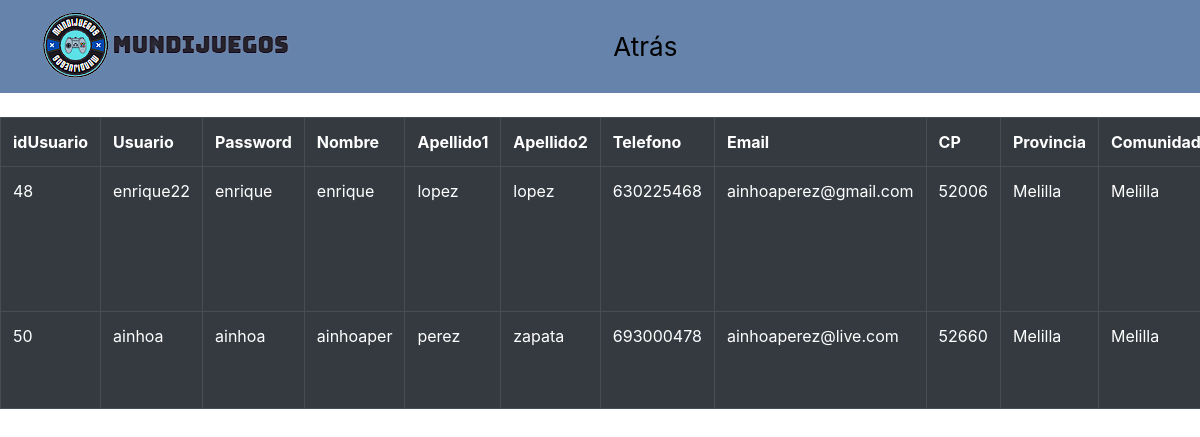
Before: /Codigo/php/panel.php with the older database file.
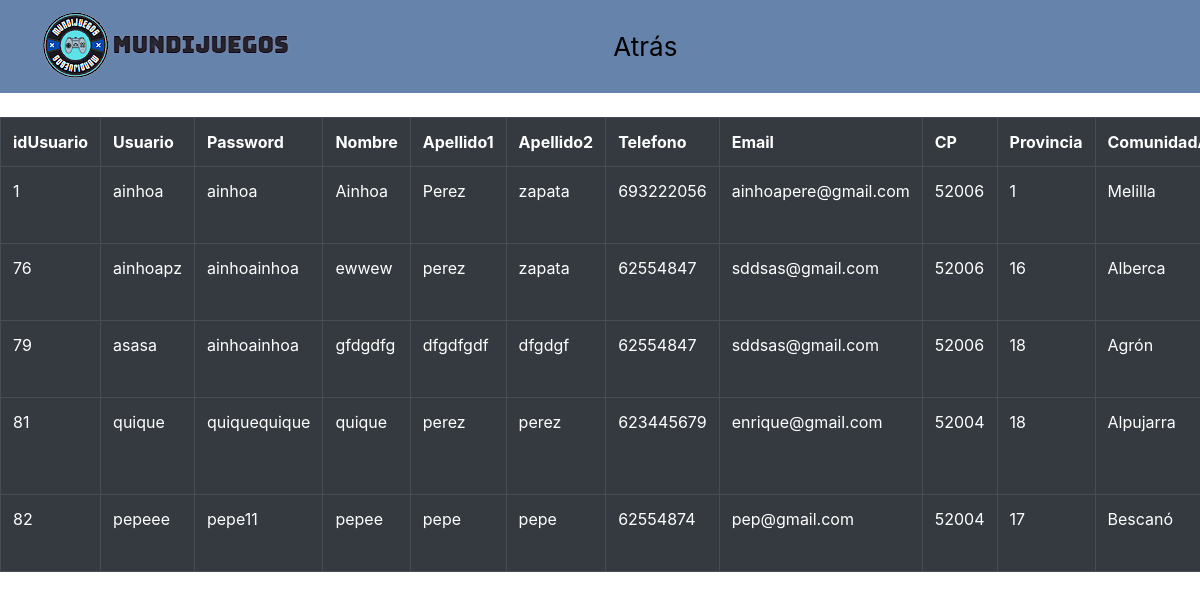
After: the same page with the newer database file.
### tables this page shows
CREATE TABLE `usuario` (
  `idUsuario` int NOT NULL AUTO_INCREMENT,
  `Usuario` varchar(20) NOT NULL COMMENT 'El usuario debe ser único en la Base de Datos. Además debe tener una longitud mínima de 6 caracteres.',
  `Password` varchar(45) NOT NULL COMMENT 'La contraseña no puede ser nula.\nTiene que tener una longitud mínima de 8 caracteres, contener números y algún carácter especial de la siguiente lista (!,@,#,$,%,&,?,¿,*,€)',
  `Nombre` varchar(45) NOT NULL,
  `Apellido1` varchar(45) NOT NULL,
  `Apellido2` varchar(45) NOT NULL,
  `Telefono` varchar(10) NOT NULL COMMENT 'Se comprobará que solo puedan ser teléfonos nacionales',
  `Email` varchar(45) NOT NULL COMMENT 'Se comprobará que es un email válido',
  `CP` varchar(5) NOT NULL,
  `Provincia` varchar(45) NOT NULL COMMENT 'Se comprobará que la provincia introducida concuerda con el CP introducido',
  `ComunidadAutonoma` varchar(45) NOT NULL COMMENT 'Se comprobará que la provincia seleccionada pertenece a la comunidad autónoma correspondiente',
  `Direccion` varchar(45) NOT NULL,
  `Rol` varchar(45) NOT NULL,
  `DNi` varchar(45) NOT NULL,
  `FechaNacimiento` varchar(45) NOT NULL,
  PRIMARY KEY (`idUsuario`),
  UNIQUE KEY `idUsuario_UNIQUE` (`idUsuario`),
  UNIQUE KEY `Usuario_UNIQUE` (`Usuario`)
);

### Codigo/php/BD/DAOUsuarios.php (called while the page is built, shortened)
<?php
        function mostrarUsuario($conexion){
            $consulta = "SELECT * FROM `Usuario`";
            $resultado = mysqli_query($conexion, $consulta);
            return $resultado;
        }
?>

### Codigo/php/panel.php (the view, shortened to what this page needs)
<?php
require "BD/DAOUsuarios.php";
?>
<!DOCTYPE html>
<html lang="en">
<head>
    <link rel="stylesheet" type="text/css" href="../styles/style2.css">
    <link rel="stylesheet" href="https://cdn.jsdelivr.net/npm/bootstrap@4.5.3/dist/css/bootstrap.min.css">
</head>
    <body>
        <div class="container1">
        <nav class="nav-main1">
	        <a href="index.php"><img src="../img/logoo/logoo.png"></a>
	        <a href="../php/index.php" class="actionpanel">Atrás</a>
        </nav>
        </div>
        <br>
        <div class="table-responsive">
        <table border="1" class="table table-dark">
            <tr>
                <th>idUsuario</th>
                <th>Usuario</th>
                <th>Password</th>
                <th>Nombre</th>
                <th>Apellido1</th>
                <th>Apellido2</th>
                <th>Telefono</th>
                <th>Email</th>
                <th>CP</th>
                <th>Provincia</th>
                <th>ComunidadAutonoma</th>
            </tr>
            <?php
                $conexion = conectar(false);
                $result = mostrarUsuario($conexion);
                    while($fila=mysqli_fetch_assoc($result)){?>
                <tr>
                        <?php
                            foreach($fila as $key => $value){?>
                                <td> <?= $value ?> </td>
                                <?php
                                    }
                                ?>
                </tr>
                        <?php
                                }
                        ?>
        </table>
        </div>
    </body>
</html>

Changed rows visible on the page:
removed usuario: idUsuario "48", Usuario "enrique22", Password "enrique", Nombre "enrique", Apellido1 "lopez", Apellido2 "lopez", Telefono "630225468", Email "ainhoaperez@gmail.com", CP "52006", Provincia "Melilla", ComunidadAutonoma "Melilla"
removed usuario: idUsuario "50", Usuario "ainhoa", Password "ainhoa", Nombre "ainhoaper", Apellido1 "perez", Apellido2 "zapata", Telefono "693000478", Email "ainhoaperez@live.com", CP "52660", Provincia "Melilla", ComunidadAutonoma "Melilla"
added usuario: idUsuario "1", Usuario "ainhoa", Password "ainhoa", Nombre "Ainhoa", Apellido1 "Perez", Apellido2 "zapata", Telefono "693222056", Email "ainhoapere@gmail.com", CP "52006", Provincia "1", ComunidadAutonoma "Melilla"
added usuario: idUsuario "76", Usuario "ainhoapz", Password "ainhoainhoa", Nombre "ewwew", Apellido1 "perez", Apellido2 "zapata", Telefono "62554847", Email "sddsas@gmail.com", CP "52006", Provincia "16", ComunidadAutonoma "Alberca"
added usuario: idUsuario "79", Usuario "asasa", Password "ainhoainhoa", Nombre "gfdgdfg", Apellido1 "dfgdfgdf", Apellido2 "dfgdgf", Telefono "62554847", Email "sddsas@gmail.com", CP "52006", Provincia "18", ComunidadAutonoma "Agrón"
added usuario: idUsuario "81", Usuario "quique", Password "quiquequique", Nombre "quique", Apellido1 "perez", Apellido2 "perez", Telefono "623445679", Email "enrique@gmail.com", CP "52004", Provincia "18", ComunidadAutonoma "Alpujarra"
added usuario: idUsuario "82", Usuario "pepeee", Password "pepe11", Nombre "pepee", Apellido1 "pepe", Apellido2 "pepe", Telefono "62554874", Email "pep@gmail.com", CP "52004", Provincia "17", ComunidadAutonoma "Bescanó"
